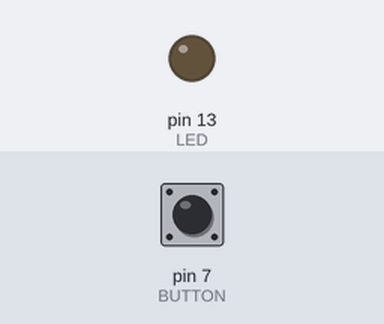
Bench run of a sketch on a simulated Arduino Uno, built with avr-gcc and run on an emulated ATmega328P. Parts: output pins drawn as LEDs (lit = HIGH). Inputs (shaded band) come from the test bench; at power-on: pin 7 (BUTTON) LOW.

Above: at 1.2 s.
1.3 s: pin 7 (BUTTON) pulled HIGH for 0.15 s
At 1.37 s:
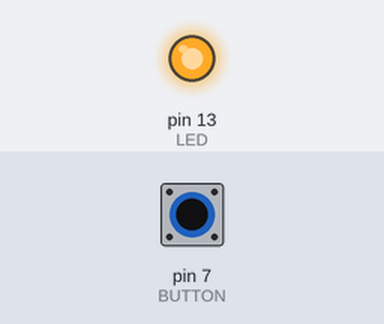
2.9 s: pin 7 (BUTTON) pulled HIGH for 3.2 s
At 6.7 s:
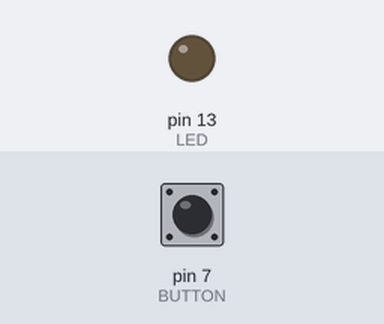
Timing chart, 0 to 8.2 s (numbered marks = the images above; inputs shaded):
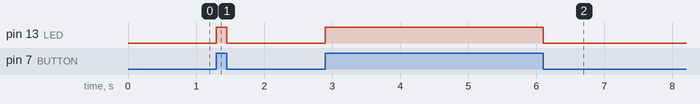

The sketch:

exp1.ino
```cpp
#define LED 13
#define BUTTON 7
int state=0;
int val = 0;

void setup()
{
   pinMode(LED,OUTPUT);
   pinMode(BUTTON,INPUT);
}

void loop()
{
  val=digitalRead(BUTTON);
  if (val==HIGH){
  digitalWrite(LED,HIGH);
  }else{
  digitalWrite(LED,LOW);
  }
}
```

Measured:
- after the input at 1.3 s, pin 13 (LED): LOW → HIGH at once, → LOW 0.15 s later
- after the input at 2.9 s, pin 13 (LED): LOW → HIGH at once, → LOW 3.2 s later
